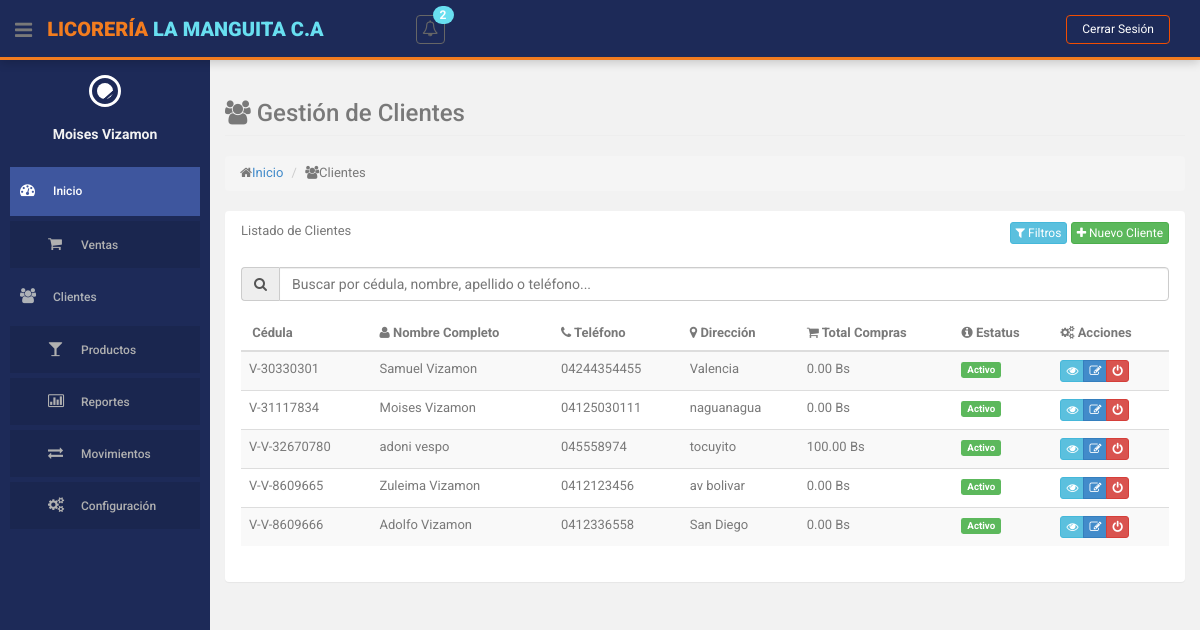
/index.php?action=clientes (signed in), run on the app's committed database.
### tables this page shows
CREATE TABLE `clientes` (
  `cedula` varchar(15) NOT NULL,
  `id_simbolo_cedula` int(11) DEFAULT 1,
  `nombres` varchar(255) NOT NULL,
  `apellidos` varchar(255) NOT NULL,
  `telefono` varchar(15) NOT NULL,
  `direccion` varchar(255) DEFAULT 'Sin especificar',
  `id_estatus` int(11) NOT NULL
);

CREATE TABLE `simbolos_cedula` (
  `id` int(11) NOT NULL,
  `nombre` varchar(2) NOT NULL COMMENT 'Símbolo (V, E, G, J)'
);

CREATE TABLE `estatus` (
  `id` int(11) NOT NULL,
  `nombre` varchar(50) NOT NULL
);

### controllers/ClienteController.php (called while the page is built, shortened)
<?php
class ClienteController
{
    private $model;
    public function __construct()
    {
        require_once ROOT_PATH . 'models/ClienteModel.php';
        $this->model = new ClienteModel();
    }
    public function index()
    {
        $clientes = $this->model->obtenerTodosClientes();
        $this->loadView('clientes/index', ['clientes' => $clientes]);
    }
    private function loadView($view, $data = [])
    {
        extract($data);
        require ROOT_PATH . 'views/layouts/header.php';
        require ROOT_PATH . 'views/layouts/sidebar.php';
        require ROOT_PATH . 'views/' . $view . '.php';
        require ROOT_PATH . 'views/layouts/footer.php';
    }
}

### models/ClienteModel.php (called while the page is built, shortened)
<?php
class ClienteModel
{
    private $db;
    public function __construct()
    {
        require_once ROOT_PATH . 'config/database.php';
        $database = new Database();
        $this->db = $database->getConnection();
    }
    public function obtenerTodosClientes()
    {
        $query = "SELECT c.*, e.nombre as estatus, sc.nombre as nombre_simbolo
                  FROM clientes c
                  JOIN estatus e ON c.id_estatus = e.id
                  JOIN simbolos_cedula sc ON c.id_simbolo_cedula = sc.id";
        $stmt = $this->db->prepare($query);
        $stmt->execute();
        return $stmt->fetchAll(PDO::FETCH_ASSOC);
    }
    public function obtenerTotalVentasCliente($cedula)
    {
        $query = "SELECT CalcularTotalVentasCliente(:cedula) as total";
        $stmt = $this->db->prepare($query);
        $stmt->bindParam(":cedula", $cedula);
        $stmt->execute();
        $result = $stmt->fetch(PDO::FETCH_ASSOC);
        return $result['total'] ?? 0;
    }
}

### config/database.php (called while the page is built, shortened)
<?php
class Database {
    private $host = 'localhost';
    private $db_name = 'licoreria';
    private $username = 'root';
    private $password = '';
    public function getConnection() {
        $this->conn = null;
        try {
            $this->conn = new PDO(
                "mysql:host=" . $this->host . ";dbname=" . $this->db_name,
                $this->username,
                $this->password
            );
            $this->conn->exec("set names utf8");
            $this->conn->setAttribute(PDO::ATTR_ERRMODE, PDO::ERRMODE_EXCEPTION);
        } catch(PDOException $exception) {
            echo "Error de conexión: " . $exception->getMessage();
        }
        return $this->conn;
    }
}
?>

### views/clientes/index.php (the view, shortened to what this page needs)
<section id="main-content">
    <section class="wrapper">
        <div class="row">
            <div class="col-lg-12">
                <h3 class="page-header"><i class="fa fa-users"></i> Gestión de Clientes</h3>
                <ol class="breadcrumb">
                    <li><i class="fa fa-home"></i><a href="<?php echo BASE_URL; ?>">Inicio</a></li>
                    <li><i class="fa fa-users"></i>Clientes</li>
                </ol>
            </div>
        </div>
        <div class="row">
            <div class="col-lg-12">
                <section class="panel">
                    <header class="panel-heading">
                        Listado de Clientes
                        <div class="pull-right">
                            <button class="btn btn-info btn-xs" data-toggle="modal" data-target="#filtrosModal">
                                <i class="fa fa-filter"></i> Filtros
                            </button>
                            <a href="<?= BASE_URL ?>index.php?action=clientes&method=crear" class="btn btn-success btn-xs">
                                <i class="fa fa-plus"></i> Nuevo Cliente
                            </a>
                        </div>
                    </header>
                    <div class="panel-body">
                        <div class="form-group">
                            <div class="input-group">
                                <span class="input-group-addon"><i class="fa fa-search"></i></span>
                                <input type="text" id="busqueda" class="form-control" placeholder="Buscar por cédula, nombre, apellido o teléfono...">
                            </div>
                        </div>
                        <table id="tablaClientes" class="table table-striped table-advance table-hover">
                            <thead>
                                <tr>
                                    <th><i class="fa fa-id-card"></i> Cédula</th>
                                    <th><i class="fa fa-user"></i> Nombre Completo</th>
                                    <th><i class="fa fa-phone"></i> Teléfono</th>
                                    <th><i class="fa fa-map-marker"></i> Dirección</th>
                                    <th><i class="fa fa-shopping-cart"></i> Total Compras</th>
                                    <th><i class="fa fa-info-circle"></i> Estatus</th>
                                    <th><i class="fa fa-cogs"></i> Acciones</th>
                                </tr>
                            </thead>
                            <tbody>
                                <?php foreach ($clientes as $cliente): ?>
                                    <tr>
                                        <td><?= $cliente['nombre_simbolo'] . '-' . $cliente['cedula'] ?></td>
                                        <td><?= $cliente['nombres'] . ' ' . $cliente['apellidos'] ?></td>
                                        <td><?= $cliente['telefono'] ?></td>
                                        <td><?= $cliente['direccion'] ?></td>
                                        <td><?= number_format($this->model->obtenerTotalVentasCliente($cliente['cedula']), 2) ?> Bs</td>
                                        <td>
                                            <span class="label label-<?= $cliente['id_estatus'] == 1 ? 'success' : 'danger' ?>">
                                                <?= $cliente['estatus'] ?>
                                            </span>
                                        </td>
                                        <td>
                                            <div class="btn-group">
                                                <a href="<?= BASE_URL ?>index.php?action=clientes&method=mostrar&cedula=<?= $cliente['cedula'] ?>"
                                                   class="btn btn-info btn-xs" title="Ver detalles">
                                                    <i class="fa fa-eye"></i>
                                                </a>
                                                <?php if ($_SESSION['user_rol'] != 2): ?>
                                                <a href="<?= BASE_URL ?>index.php?action=clientes&method=editar&cedula=<?= $cliente['cedula'] ?>"
                                                   class="btn btn-primary btn-xs" title="Editar">
                                                    <i class="fa fa-edit"></i>
                                                </a>
                                                    <button class="btn btn-<?= $cliente['id_estatus'] == 1 ? 'danger' : 'success' ?> btn-xs cambiar-estado"
                                                            title="<?= $cliente['id_estatus'] == 1 ? 'Desactivar' : 'Activar' ?>"
                                                            data-cedula="<?= $cliente['cedula'] ?>">
                                                        <i class="fa fa-power-off"></i>
                                                    </button>
                                                 <?php endif; ?>
                                            </div>
                                        </td>
                                    </tr>
                                <?php endforeach; ?>
                            </tbody>
                        </table>
                    </div>
                </section>
            </div>
        </div>
    </section>
</section>

### data on the page
clientes: id_simbolo_cedula.nombre "V", cedula "30330301", nombres "Samuel", apellidos "Vizamon", telefono "04244354455", direccion "Valencia", obtenerTotalVentasCliente "0.00", id_estatus.nombre "Activo"
clientes: id_simbolo_cedula.nombre "V", cedula "31117834", nombres "Moises", apellidos "Vizamon", telefono "04125030111", direccion "naguanagua", obtenerTotalVentasCliente "0.00", id_estatus.nombre "Activo"
clientes: id_simbolo_cedula.nombre "V", cedula "V-32670780", nombres "adoni", apellidos "vespo", telefono "045558974", direccion "tocuyito", obtenerTotalVentasCliente "100.00", id_estatus.nombre "Activo"
clientes: id_simbolo_cedula.nombre "V", cedula "V-8609665", nombres "Zuleima", apellidos "Vizamon", telefono "0412123456", direccion "av bolivar", obtenerTotalVentasCliente "0.00", id_estatus.nombre "Activo"
clientes: id_simbolo_cedula.nombre "V", cedula "V-8609666", nombres "Adolfo", apellidos "Vizamon", telefono "0412336558", direccion "San Diego", obtenerTotalVentasCliente "0.00", id_estatus.nombre "Activo"

### other printed values
$totalNotificaciones "2"
$_SESSION['user_nombre'] "Moises Vizamon"
